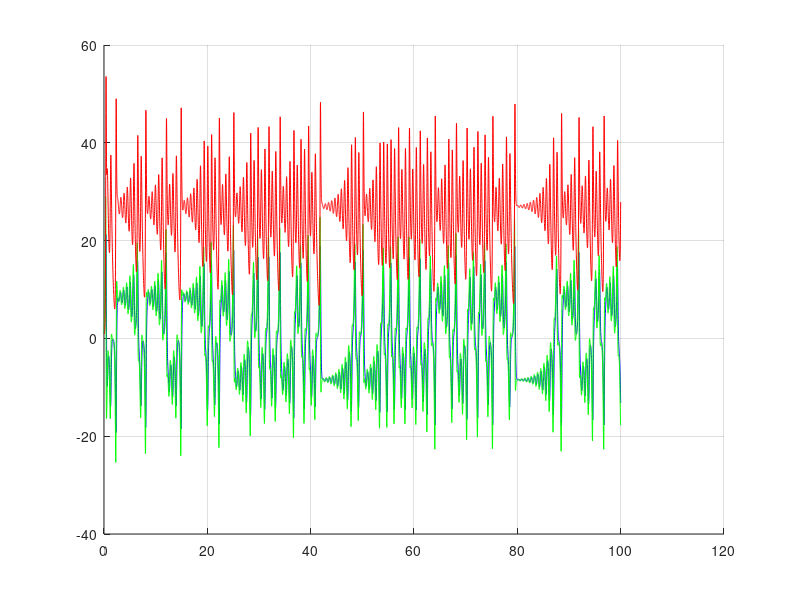
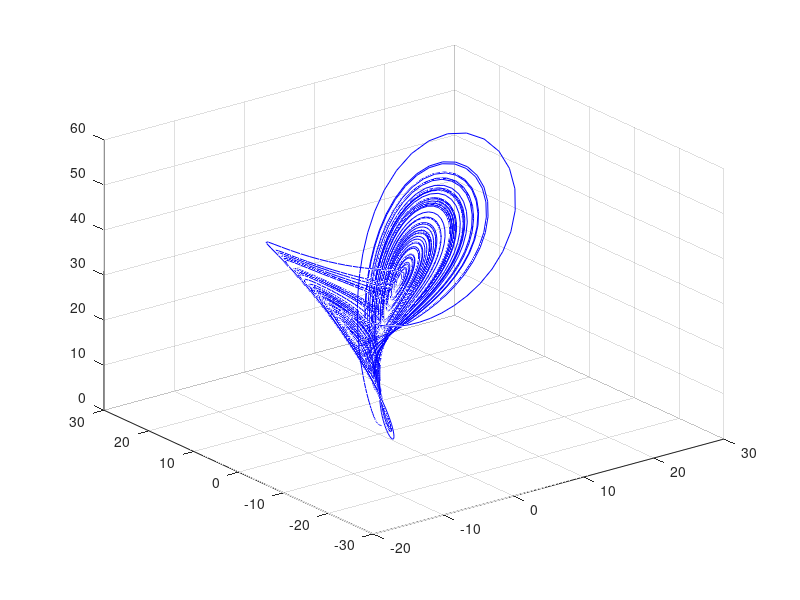

Write MATLAB code to recreate these figures, in order.
function Lorensa
alpha = 10;
beta = 10;
r = 28;
gama = 1;
delta = 1;
l = 1;
b = 8/3;

x(1) = 1;
y(1) = 1;
z(1) = 1;
t(1) = 0;

dt = 0.01;
N =  10000;

for i = 1:N 
    x(i+1) = x(i) + (alpha*y(i) - beta*x(i))*dt;
    y(i+1) = y(i) + (r*x(i) - gama*y(i) - delta*x(i)*z(i))*dt;
    z(i+1) = z(i) + (-b*z(i) + l*x(i)*y(i))*dt;
    t(i+1) = t(i) + dt;
end

figure 
hold all;
plot(t,x, 'b')
plot(t,y, 'g')
plot(t,z, 'r')
grid on;

figure
plot3(x , y, z, 'b')
grid on;
end
